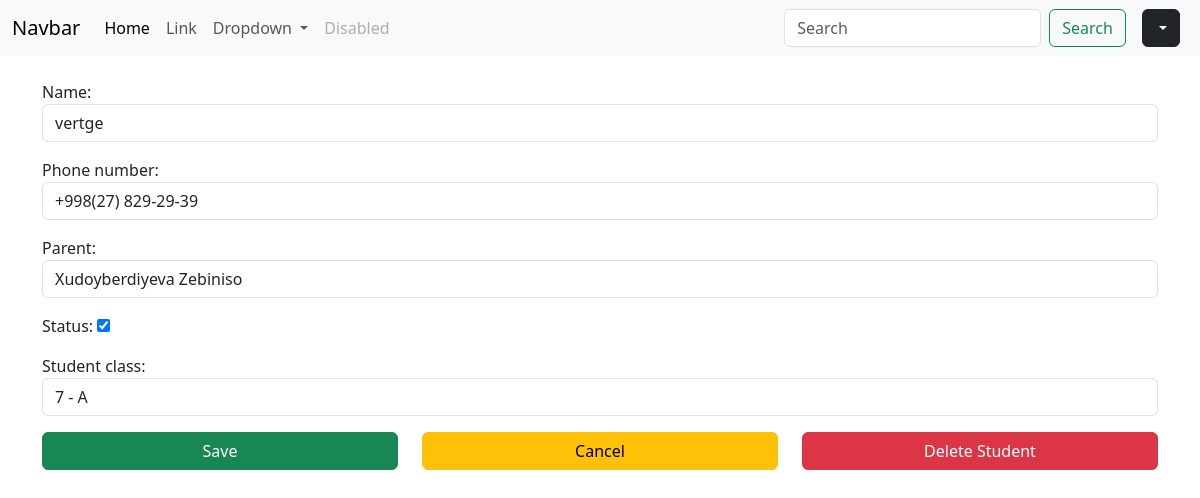
Screenshot of /student/64/ with the database file from the repository.
### core/models.py (models this page shows, shortened)
class Student(models.Model):
    name = models.CharField(max_length=50)
    phone_number = models.CharField(max_length=100)
    parent = models.ForeignKey(Parent, on_delete=models.SET_NULL, null=True, blank=True)
    status = models.BooleanField(default=True)
    created_at = models.DateTimeField(auto_now_add=True, null=True)
    student_class = models.ForeignKey(CreateClass, on_delete=models.SET_NULL, null=True)

class Parent(models.Model):
    name = models.CharField(max_length=50)
    phone_number = models.CharField(max_length=120)
    def __str__(self):
        return self.name

### core/views.py (the view)
# urls.py: path('student/<int:pk>/', StudentUpdate.as_view(), name="student_update"),
class StudentUpdate(generic.UpdateView):
    model = Student
    template_name = "core/update.html"
    form_class = StudentForm
    success_url = reverse_lazy("students_list")

### core/forms.py
class StudentForm(forms.ModelForm):
    class Meta:
        model = Student
        fields = [
            "name",
            "phone_number",
            "parent",
            "status",
            "student_class",
        ]
    def __init__(self, *args, **kwargs):
        super(StudentForm, self).__init__(*args, **kwargs)
        for field in self.fields:
            if field != "status":
                self.fields[field].widget.attrs['class'] = "form-control mb-2"

### core/models.py (called while the page is built)
    def __str__(self):
        return f"{self.number}"

    def __str__(self):
        return f"{self.class_degree} - {self.letter_of_group}"

### core/templates/core/update.html (shortened to what this page needs)
{% extends 'core/index.html' %}
{% block content %}
    <form action="." method="POST">
        <div class="container py-4">
            {{form.as_p}}
            <div class="row">
                <div class="col-4">
                    <button type="submit" class="btn btn-success w-100">Save</button>
                </div>
                <div class="col-4">
                    <a href="{% url 'students_list' %}" class="btn btn-warning w-100">Cancel</a>
                </div>
                <div class="col-4">
                    <button type="button" class="btn btn-danger w-100" data-bs-toggle="modal" data-bs-target="#exampleModal">
                        Delete Student
                    </button>
                </div>
            </div>
        </div>
    </form>
{% endblock content %}

### rows the page displays
Student: name "vertge", phone_number "+998(27) 829-29-39", parent "Xudoyberdiyeva Zebiniso", status "☑", student_class "7 - A"
